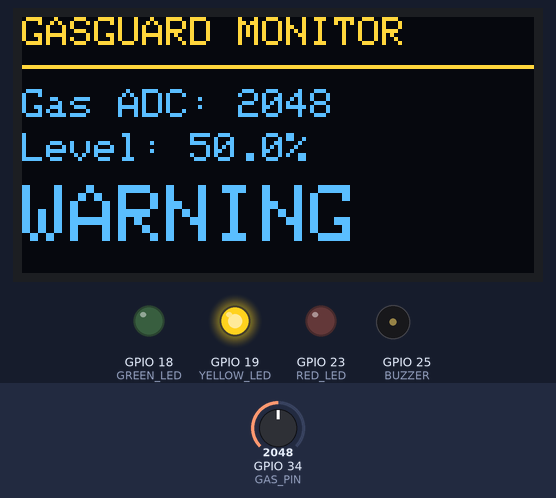
Recording of a sketch running on a simulated ESP32. Parts: 128×64 one-colour display, output pins drawn as LEDs (lit = HIGH), buzzer (waves = sounding). The inputs (shaded band) are chosen by the test bench; at power-on: GPIO 34 (GAS_PIN) = 2048 (analog values on the 0–4095 scale). The OLED is the two-colour kind (top 16 rows yellow); what the sketch prints to the serial monitor is not drawn.

Above: at 2.7 s.
2.8 s: GPIO 34 (GAS_PIN) set to 2744
At 4.4 s:
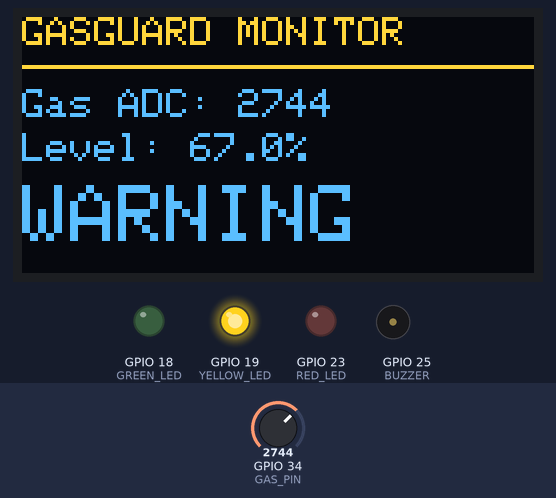
5.2 s: GPIO 34 (GAS_PIN) set to 2867
At 6.3 s:
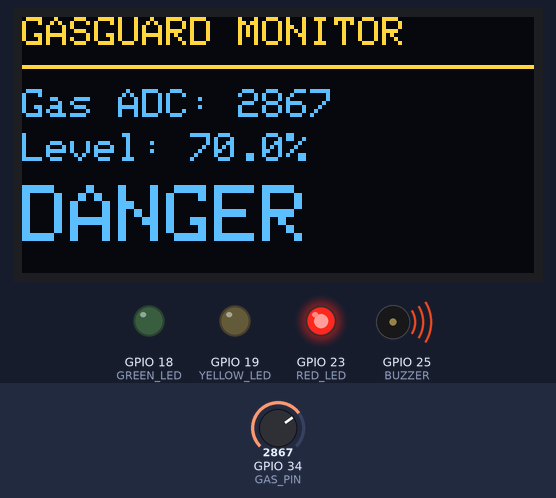
6.7 s: GPIO 34 (GAS_PIN) set to 1360
At 8.0 s:
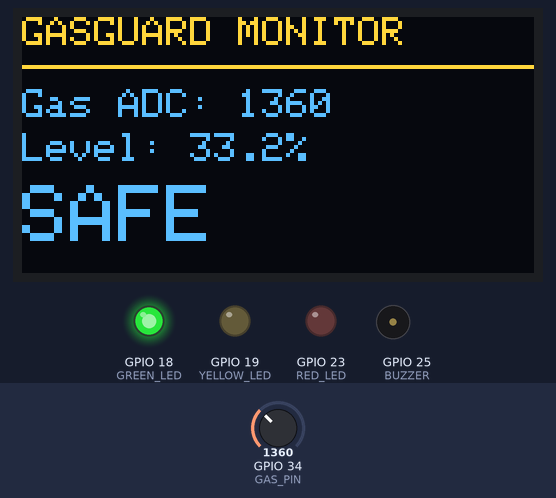
8.3 s: GPIO 34 (GAS_PIN) set to 1441
At 8.8 s:
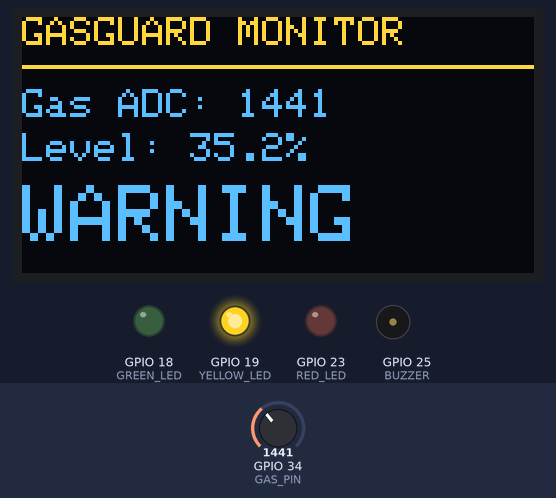
9.9 s: GPIO 34 (GAS_PIN) set to 2840
At 11.0 s:
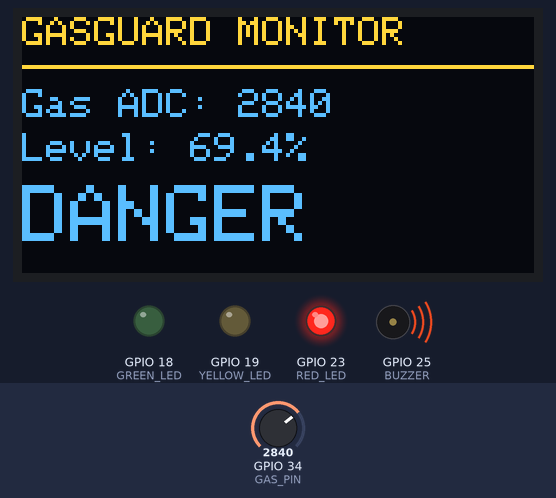
Timing chart, 0 to 12.9 s (numbered marks = the images above; inputs shaded):
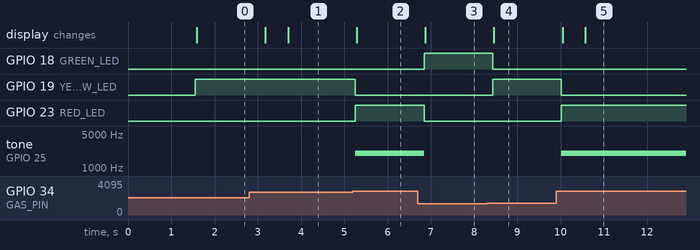

The sketch:

sketch.ino
```cpp
#include <Wire.h>
#include <Adafruit_GFX.h>
#include <Adafruit_SSD1306.h>

// ===== PIN CONFIGURATION =====
#define GAS_PIN 34
#define GREEN_LED 18
#define YELLOW_LED 19
#define RED_LED 23
#define BUZZER 25

// ===== OLED CONFIGURATION =====
#define SCREEN_WIDTH 128
#define SCREEN_HEIGHT 64
#define OLED_RESET -1

Adafruit_SSD1306 display(
  SCREEN_WIDTH,
  SCREEN_HEIGHT,
  &Wire,
  OLED_RESET
);

// ===== GAS THRESHOLDS =====
// Simulation-only ADC thresholds (0-4095)
const int SAFE_LIMIT = 1400;
const int DANGER_LIMIT = 2800;

// Rapid-rise early warning
const int RAPID_RISE_LIMIT = 600;

// ===== SYSTEM VARIABLES =====
int previousGasValue = -1;
bool oledReady = false;

void setup() {
  Serial.begin(115200);

  pinMode(GREEN_LED, OUTPUT);
  pinMode(YELLOW_LED, OUTPUT);
  pinMode(RED_LED, OUTPUT);
  pinMode(BUZZER, OUTPUT);

  analogReadResolution(12);

  // ESP32 I2C: SDA=21, SCL=22
  Wire.begin(21, 22);

  oledReady = display.begin(
    SSD1306_SWITCHCAPVCC,
    0x3C
  );

  if (!oledReady) {
    Serial.println("OLED initialization failed!");
  } else {
    display.clearDisplay();
    display.setTextColor(SSD1306_WHITE);
    display.setTextSize(2);
    display.setCursor(10, 15);
    display.println("GasGuard");
    display.setTextSize(1);
    display.setCursor(15, 42);
    display.println("System Starting");
    display.display();
  }

  digitalWrite(GREEN_LED, LOW);
  digitalWrite(YELLOW_LED, LOW);
  digitalWrite(RED_LED, LOW);
  noTone(BUZZER);

  Serial.println("======================");
  Serial.println("GASGUARD SYSTEM READY");
  Serial.println("======================");

  delay(1500);
}

void loop() {

  // ===== READ SENSOR =====
  int gasValue = analogRead(GAS_PIN);

  // ===== RAPID RISE DETECTION =====
  int rise = 0;

  if (previousGasValue >= 0) {
    rise = gasValue - previousGasValue;
  }

  bool rapidRise = rise >= RAPID_RISE_LIMIT;
  previousGasValue = gasValue;

  // ===== CLASSIFY GAS LEVEL =====
  String status;

  if (gasValue >= DANGER_LIMIT) {
    status = "DANGER";
  }
  else if (gasValue >= SAFE_LIMIT || rapidRise) {
    status = "WARNING";
  }
  else {
    status = "SAFE";
  }

  // ===== RESET OUTPUTS =====
  digitalWrite(GREEN_LED, LOW);
  digitalWrite(YELLOW_LED, LOW);
  digitalWrite(RED_LED, LOW);
  noTone(BUZZER);

  // ===== LOCAL ALERT SYSTEM =====
  if (status == "SAFE") {
    digitalWrite(GREEN_LED, HIGH);
  }
  else if (status == "WARNING") {
    digitalWrite(YELLOW_LED, HIGH);
  }
  else {
    digitalWrite(RED_LED, HIGH);
    tone(BUZZER, 2000);
  }

  // ===== SERIAL MONITOR =====
  Serial.println("----------------------");

  Serial.print("Gas ADC: ");
  Serial.println(gasValue);

  Serial.print("Gas Level: ");
  Serial.print(gasValue * 100.0 / 4095.0, 1);
  Serial.println("% of ADC range");

  Serial.print("Status: ");
  Serial.println(status);

  Serial.print("Rise: ");
  Serial.println(rise);

  if (rapidRise) {
    Serial.println("Rapid gas rise detected!");
  }

  // ===== OLED DISPLAY =====
  if (oledReady) {
    display.clearDisplay();
    display.setTextColor(SSD1306_WHITE);

    display.setTextSize(1);
    display.setCursor(0, 0);
    display.println("GASGUARD MONITOR");

    display.drawLine(
      0, 12, 127, 12,
      SSD1306_WHITE
    );

    display.setCursor(0, 18);
    display.print("Gas ADC: ");
    display.println(gasValue);

    display.setCursor(0, 29);
    display.print("Level: ");
    display.print(gasValue * 100.0 / 4095.0, 1);
    display.println("%");

    display.setTextSize(2);
    display.setCursor(0, 42);
    display.println(status);

    if (rapidRise) {
      display.setTextSize(1);
      display.setCursor(95, 30);
      display.print("RISE");
    }

    display.display();
  }

  delay(500);
}
```

Measured:
- the behaviour switches between 2799 and 2800 on GPIO 34 (GAS_PIN) (found by bisection; images 1 and 2)
- the behaviour switches between 1399 and 1400 on GPIO 34 (GAS_PIN) (found by bisection; images 3 and 4)
- after the input at 2.8 s, the display: first changes after 0.37 s (image 1 shows a later state)
- after the input at 5.2 s, GPIO 19 (YELLOW_LED): HIGH → LOW after 0.06 s; GPIO 23 (RED_LED): LOW → HIGH after 0.06 s; tone on GPIO 25 (BUZZER): silent → 2000 Hz after 0.06 s; the display: changes after 0.09 s (image 2)
- after the input at 6.7 s, GPIO 18 (GREEN_LED): LOW → HIGH after 0.14 s; GPIO 23 (RED_LED): HIGH → LOW after 0.14 s; tone on GPIO 25 (BUZZER): 2000 Hz → silent after 0.14 s; the display: changes after 0.17 s (image 3)
- after the input at 8.3 s, GPIO 18 (GREEN_LED): HIGH → LOW after 0.13 s; GPIO 19 (YELLOW_LED): LOW → HIGH after 0.13 s; the display: changes after 0.16 s (image 4)
- after the input at 9.9 s, GPIO 19 (YELLOW_LED): HIGH → LOW after 0.11 s; GPIO 23 (RED_LED): LOW → HIGH after 0.11 s; tone on GPIO 25 (BUZZER): silent → 2000 Hz after 0.11 s; the display: first changes after 0.15 s (image 5 shows a later state)
